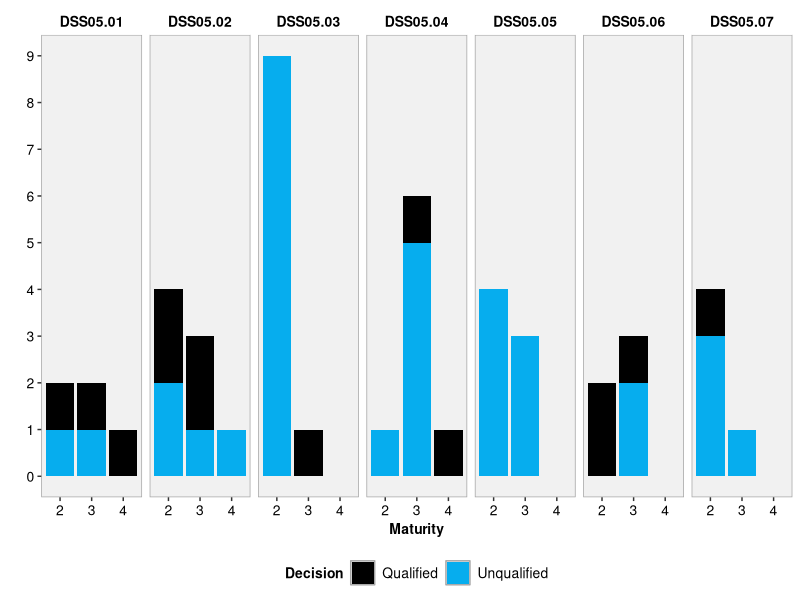
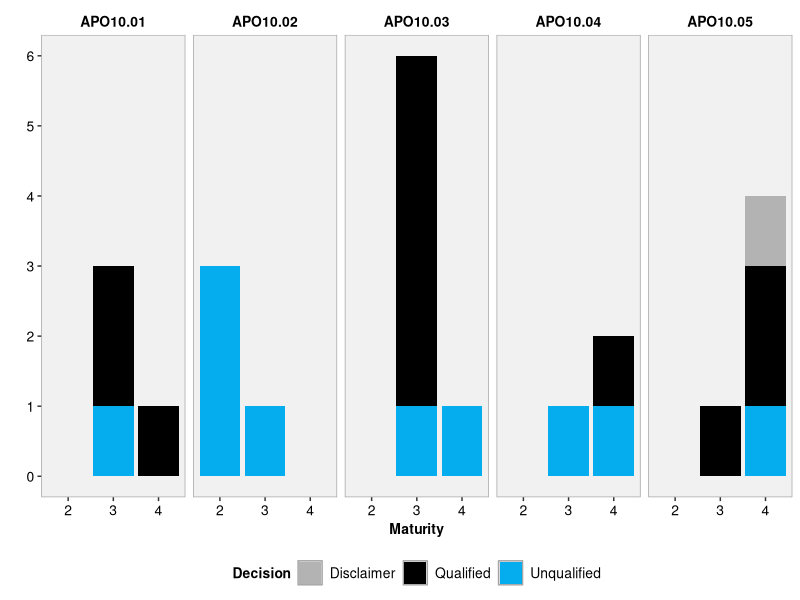
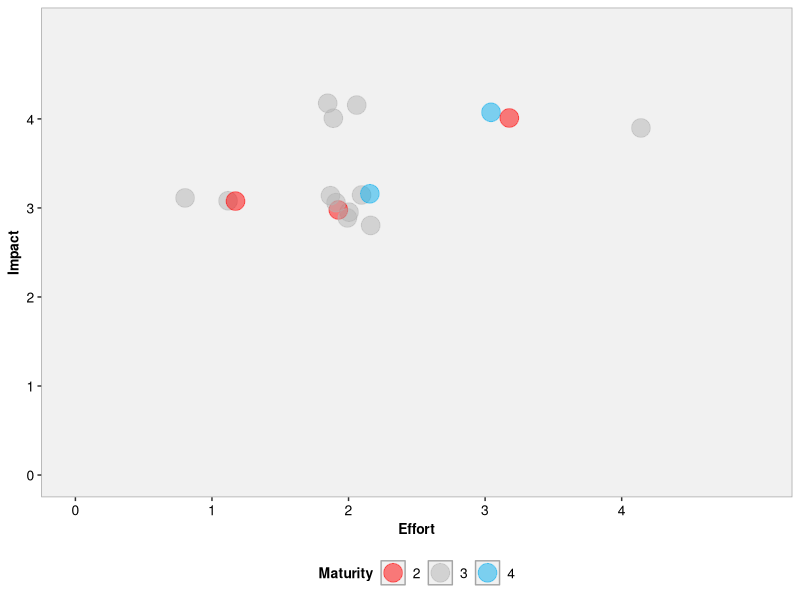

Recreate these plots in R, in order.
library(tidyverse)
library(data.table)

df <- fread('data.csv')

f_size <- 10

t <- theme(plot.title = element_text(face="bold"),
           axis.text.x = element_text(size=f_size,color='#000000',angle=0),
           axis.text.y = element_text(size=f_size,color='#000000'),
           axis.title.x = element_text(face="bold", size=f_size,color='#000000'),
           axis.title.y = element_text(face="bold", size=f_size,color='#000000'),
           panel.background = element_rect(fill="#f1f1f1", color='#a5a5a5',size=0.5),
           panel.ontop = F,
           panel.grid.major.y = element_line(color='#5f7e89',size=0),
           panel.grid.minor.y = element_blank(),
           panel.grid.major.x = element_line(color='#5f7e89',size=0),
           panel.grid.minor.x = element_blank(),
           legend.text = element_text(size=f_size,color='#000000'),
           legend.title = element_text(face='bold',size=f_size,color='#000000'),
           legend.box.background = element_rect(fill='#ffffff', color='#ffffff', size=1.5),
           strip.text = element_text(size=f_size,color='#000000', face='bold'),
           strip.background = element_rect(colour = NA, fill = '#ffffff'),
           legend.position = 'bottom')

pal <- c('Unqualified' = '#06adee', 'Qualified' = '#000000', 'Disclaimer' = '#b3b3b3')

df %>% 
  group_by(Objective, Practice, Maturity, Decision) %>% 
  summarise(n = n()) %>%
  filter(Objective == "DSS05") %>%
  ggplot(aes(x = Maturity, y = n, fill = Decision)) +
  geom_bar(stat = 'identity') +
  facet_grid(.~ Practice) +
  scale_x_continuous(breaks = c(1, 2, 3, 4)) +
  scale_y_continuous(breaks = c(0,1,2,3,4,5,6,7,8,9)) +
  scale_fill_manual(values = pal) +
  labs(y='') +
  t

df %>% 
  group_by(Objective, Practice, Maturity, Decision) %>% 
  summarise(n = n()) %>%
  filter(Objective == "APO10") %>%
  ggplot(aes(x = Maturity, y = n, fill = Decision)) +
  geom_bar(stat = 'identity') +
  facet_grid(.~ Practice) +
  scale_x_continuous(breaks = c(1, 2, 3, 4)) +
  scale_y_continuous(breaks = c(0,1,2,3,4,5,6,7,8,9)) +
  scale_fill_manual(values = pal) +
  labs(y='') +
  t

df %>%
  mutate(Activity = paste(Practice, as.character(Activity), sep = '.')) %>%
  mutate(Maturity = as.character(Maturity)) %>%
  ggplot(aes(x = Effort, y = Impact, label = Activity, color = Maturity)) +
  geom_jitter(
    size = 6, 
    alpha = 0.5,
    width = 0.2,
    height = 0.2) +
  # geom_label() +
  scale_x_continuous(breaks = c(0, 1, 2, 3, 4), limits = c(0,5)) +
  scale_y_continuous(breaks = c(0, 1 ,2 ,3 ,4), limits = c(0,5)) +
  scale_color_manual(values = c( '2' = 'red', '3' = '#b3b3b3', '4' = '#06adee')) +
  t
